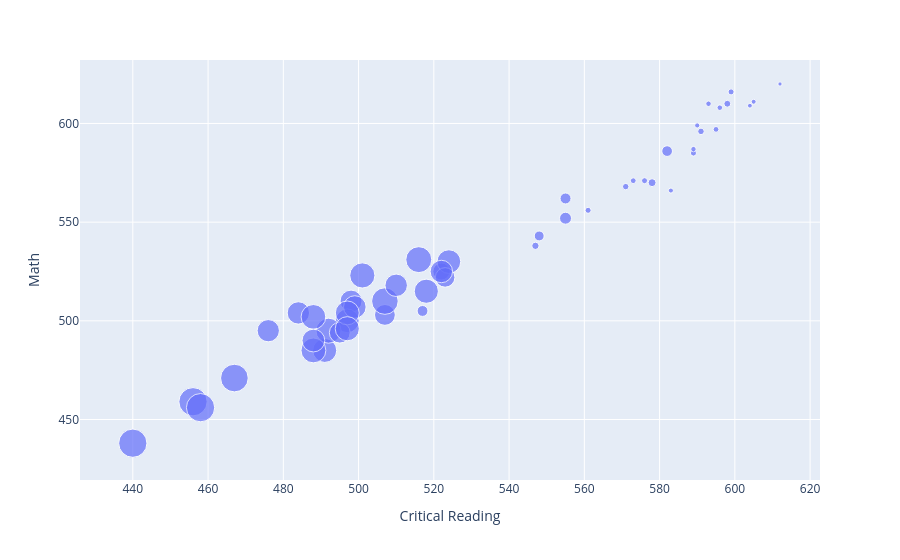

The code cell stored with this chart in its notebook:
### Markdown cell above
* The correlation between aggregated data (e.g., after grouping) may be much higher than the correlation between the underlying variables.
* The correlation between these scores at the state level does not translate to the same correlation between the variables at the individual level.
* You may see a linear pattern in your data, but you need to consider the factors contributing to the formation of that line.

### Code cell
import plotly.express as px

px.scatter(sat2014.to_df(), x = 'Critical Reading', y = 'Math', 
           hover_name = 'State', size = 'Participation Rate')

### Figure 1 — Plotly figure (JSON) as saved in the notebook; plotly's stock layout.template omitted (floating-point values rounded to 4 significant figures)
{"data": [{"hovertemplate": "<b>%{hovertext}</b><br><br>Critical Reading=%{x}<br>Math=%{y}<br>Participation Rate=%{marker.size}<extra></extra>", "hovertext": ["Alabama", "Alaska", "Arizona", "Arkansas", "California", "Colorado", "Connecticut", "Delaware", "District of Columbia", "Florida", "Georgia", "Hawaii", "Idaho", "Illinois", "Indiana", "Iowa", "Kansas", "Kentucky", "Louisiana", "Maine", "Maryland", "Massachusetts", "Michigan", "Minnesota", "Mississippi", "Missouri", "Montana", "Nebraska", "Nevada", "New Hampshire", "New Jersey", "New Mexico", "New York", "North Carolina", "North Dakota", "Ohio", "Oklahoma", "Oregon", "Pennsylvania", "Rhode Island", "South Carolina", "South Dakota", "Tennessee", "Texas", "Utah", "Vermont", "Virginia", "Washington", "West Virginia", "Wisconsin", "Wyoming"], "legendgroup": "", "marker": {"color": "#636efa", "size": [6.7, 54.2, 36.4, 4.2, 60.3, 14.3, 88.4, 100.0, 100.0, 72.2, 77.2, 62.6, 100.0, 4.6, 70.5, 3.1, 5.3, 4.6, 4.6, 95.6, 78.5, 84.1, 3.8, 5.9, 3.2, 4.2, 17.9, 3.7, 54.2, 70.3, 79.3, 12.3, 76.3, 63.8, 2.3, 15.1, 4.5, 47.9, 71.4, 73.0, 64.9, 2.9, 7.9, 62.0, 5.2, 63.1, 73.1, 63.1, 14.8, 3.9, 3.3], "sizemode": "area", "sizeref": 0.25, "symbol": "circle"}, "mode": "markers", "name": "", "orientation": "v", "showlegend": false, "type": "scatter", "x": [547, 507, 522, 573, 498, 582, 507, 456, 440, 491, 488, 484, 458, 599, 497, 605, 591, 589, 561, 467, 492, 516, 593, 598, 583, 595, 555, 589, 495, 524, 501, 548, 488, 499, 612, 555, 576, 523, 497, 497, 488, 604, 578, 476, 571, 522, 518, 510, 517, 596, 590], "xaxis": "x", "y": [538, 503, 525, 571, 510, 586, 510, 459, 438, 485, 485, 504, 456, 616, 500, 611, 596, 585, 556, 471, 495, 531, 610, 610, 566, 597, 552, 587, 494, 530, 523, 543, 502, 507, 620, 562, 571, 522, 504, 496, 490, 609, 570, 495, 568, 525, 515, 518, 505, 608, 599], "yaxis": "y"}], "layout": {"legend": {"itemsizing": "constant", "tracegroupgap": 0}, "margin": {"t": 60}, "xaxis": {"anchor": "y", "domain": [0, 1], "title": {"text": "Critical Reading"}}, "yaxis": {"anchor": "x", "domain": [0, 1], "title": {"text": "Math"}}}}
